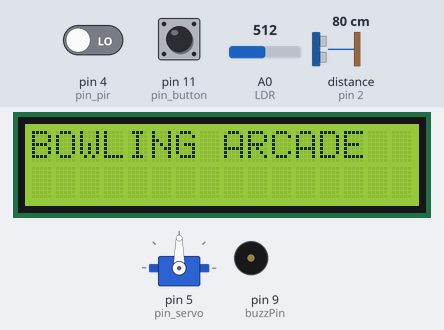
Simulated run of this sketch. Board: Arduino Uno, built with avr-gcc and run on an emulated ATmega328P. Shown: servo, 16×2 character LCD, buzzer (waves = sounding). Wiring (inferred from the names in the program): ultrasonic range finder: trigger pin 3; echo pin 2. Inputs (shaded band) come from the test bench; at power-on: distance to the obstacle (sensor on pin 2) 80 cm, pin 4 (pin_pir) LOW, pin 11 (pin_button) HIGH, A0 (LDR) = 512. The echo pulse lasts 58.3 µs per cm; what the sketch prints to the serial monitor is not drawn.

Above: at 1.2 s.
1.3 s: distance to the obstacle (sensor on pin 2) set to 11 cm
4.3 s: distance to the obstacle (sensor on pin 2) set to 8 cm
At 5.2 s:
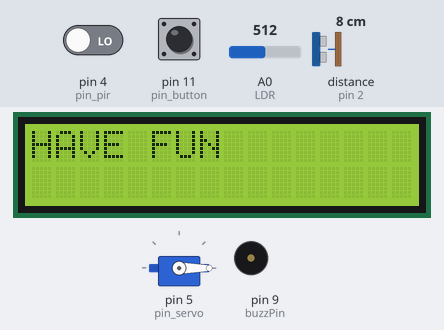
7.3 s: pin 4 (pin_pir) driven HIGH
At 9.6 s:
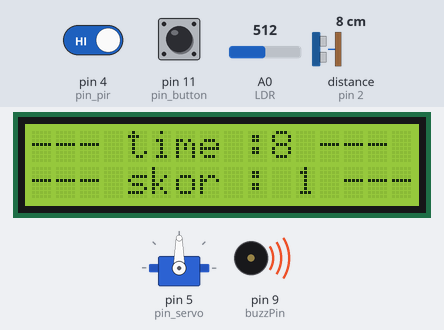
10.3 s: pin 4 (pin_pir) driven LOW
13.3 s: pin 11 (pin_button) pulled LOW for 1 s
At 15.8 s:
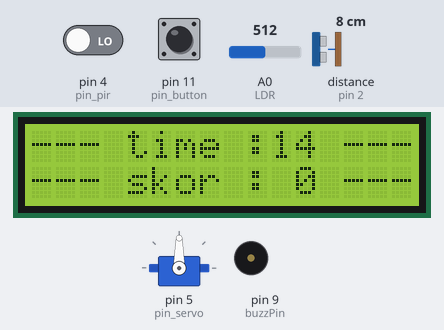
15.9 s: distance to the obstacle (sensor on pin 2) set to 18 cm
At 17.5 s:
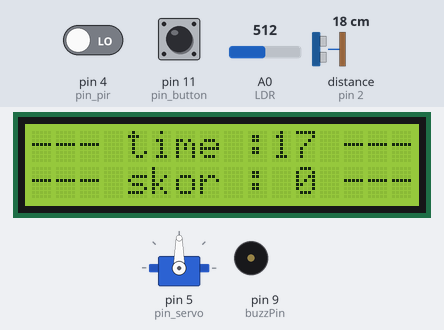
Timing chart, 0 to 34.0 s (numbered marks = the images above; inputs shaded):
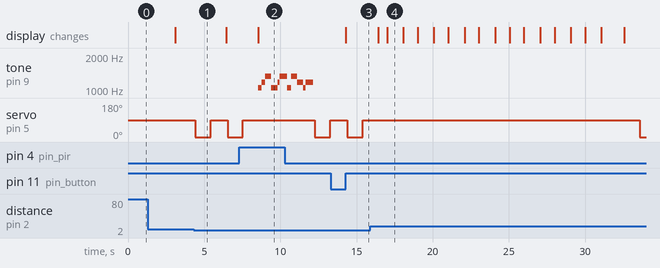

The sketch:

src_code.ino
```cpp
//library servo
#include <Servo.h>
Servo myservo;

//library lcd
#include <LiquidCrystal_I2C.h>
#include <Wire.h>
LiquidCrystal_I2C lcd(0x27, 16, 2);

//inisiasi skor awal = 0
int skor = 0;          //kondisi skor awal main
bool play = false;     //boolean main
bool tanda = true;     //boolean tanda waktu mulai
bool mulai = false;    // boolean kondisi awal lcd

//ldr
int LDR = A0;   //inisiasi pin analog ldr
int nilaiLDR = 0;   //nilai awal ldr = 0

//buzzer
#define buzzPin 9    //inisiasi pin buzzer
int amp = 1500;     //set aplitudo/volume buzzer
int nada[] = {  //inisiasi array nada dasar
  0, 523, 587, 659, 698,  783, 880, 987, 1046, 1174,
  1318, 1396, 1567, 1769, 1975, 2093
};

#define pin_servo 5  //inisiasi pin servo

#define pin_pir 4    //inisiasi pin pir

#define pin_led 12   //inisiasi pin led
#define pin_led1 13

#define trig_pin 3   //inisiasi trig dan echo pin ultrasonik
#define echo_pin 2
unsigned long duration;
unsigned int distance;

#define pin_button 11    //inisiasi pin button

void setup()
{
  pinMode(pin_pir, INPUT);

  pinMode(trig_pin, OUTPUT);
  pinMode(echo_pin, INPUT);

  myservo.attach(pin_servo);

  lcd.init();
  lcd.backlight();

  pinMode(buzzPin, OUTPUT);

  pinMode(pin_button, INPUT_PULLUP);

  Serial.begin(9600);

}


void loop()
{
  arcade();

  ldr();

  status_led();

  ultrasonik();

  //monitoring sensor di serial monitor
  Serial.println((String)"ultrasonik: "+distance+" cm");
  Serial.println((String)"sensor pir: "+digitalRead(pin_pir));
  Serial.println ((String)"Nilai LDR : "+nilaiLDR);
  Serial.println ();

  buka_servo();

  button_reset();

  int start;    //variabel menampung nilai waktu mulai
  int temp;     //variabel antisipasi bug
  //kondisi permainan dimulai
  if(play == true)
  {
    if(tanda == true)
    {
      start = millis() / 999;
      tanda = false;
      lcd.clear();
     }
      int waktu = (millis() / 999) - start;
      temp = waktu;
      if(temp <= 30)
      {
        lcd.setCursor(0, 0);
        lcd.print((String)"--- time :"+waktu+" ---");
        hitung();
       }

    if(temp >= 31)
    {
      lcd.clear();
      lcd.setCursor(0, 0);
      lcd.print((String)"   waktu habis  ");
      delay(1500);
      lcd.clear();
      tutup_servo();
      lcd.setCursor(0, 0);
      lcd.print((String)" skor akhir : "+skor);
      delay(5000);
      skor = 0;
      lcd.clear();
      play = false;
      tanda = true;
      mulai = false;
      arcade();
     }
   }
}

//tampilan lcd awal
void arcade()
{
    if(mulai == false)
    {
      lcd.print((String)"BOWLING ARCADE");
      delay(3000);
      lcd.clear();
      lcd.print((String)"HAVE FUN");
      mulai = true;
    }
}

//fungsi menghitung skor dengan sensor pir
void hitung()
{
  if(digitalRead(pin_pir))
  {
    skor = skor + 1;
    lcd.setCursor(0, 1);
    lcd.print((String)"--- skor : "+ skor+" ---");
    tesNada();    //membunyikan nada buzzer
    //monitoring skor di serial monitor
    Serial.println((String)skor);
  }
}

//fungsi pembacaan sensor ulrasonik
void ultrasonik()
{
  digitalWrite(trig_pin, LOW);
  delayMicroseconds(5);
  digitalWrite(trig_pin, HIGH);
  delayMicroseconds(5);
  digitalWrite(trig_pin, LOW);
  duration = pulseIn(echo_pin, HIGH);
  distance = duration / 58.2;
  delay(100);
}

// fungsi pembacaan sensor ldr
void ldr()
{
  nilaiLDR = analogRead(LDR);
}

//fungsi menyatakan status nyala/matinya led dengan sensor ldr
void status_led()
{
  //kondisi gelap maka led nyala
  if(nilaiLDR <= 10)
  {
    digitalWrite(pin_led, HIGH);
    digitalWrite(pin_led1, HIGH);
  }
  //kondisi terang maka led mati
  else
  {
    digitalWrite(pin_led, LOW);
    digitalWrite(pin_led1, LOW);
  }
}

//fungsi membuka sevo memulai permainan
void buka_servo()
{
  //kondisi servo terbuka
  if(distance > 3 && distance <= 8)
    {
      myservo.write(0);
      delay(1000);
      myservo.write(90);
      delay(1000);
      play = true;
    }
}

//fungsi menutup servo permainan selesai
void tutup_servo()
{
    myservo.write(90);
    delay(1000);
    myservo.write(0);
    delay(1000);
}


//fungsi mereset skor
void button_reset()
{
  if(digitalRead(pin_button) == LOW)
  {
    skor = 0;
    lcd.setCursor(0, 1);
    lcd.print((String)"--- skor : "+ skor+" ---");
  }
}

//fungsi set nada me gustas tu
void tesNada()
{
  bunyi(8, 400);
  bunyi(9, 500);
  bunyi(10, 800);
  bunyi(8, 500);
  bunyi(8, 300);
  bunyi(9, 300);
  bunyi(10, 1000);
  bunyi(8, 500);
  bunyi(10, 500);
  bunyi(10, 300);
  bunyi(9, 300);
  bunyi(9, 500);
  bunyi(8, 300);
  bunyi(9, 1000);
  noTone(buzzPin);
}

//fungsi membunyikan nada me gustas tu
void bunyi(int nadaKe, int lama)
{
  tone(buzzPin, nada[nadaKe], amp);
  delay(lama / 2);
}
```

Measured:
- the behaviour switches between 10 and 9 cm on distance to the obstacle (sensor on pin 2) (found by bisection; images 0 and 1)
- after the input at 4.3 s, servo on pin 5 (pin_servo): 90° → 0° after 0.12 s, → 90° 1.0 s later, → 0° 1.1 s later
- after the input at 7.3 s, tone on pin 9 (buzzPin): plays 1046 Hz for 0.20 s, 1174 Hz for 0.25 s, 1318 Hz for 0.40 s, 1046 Hz for 0.40 s, 1174 Hz for 0.15 s, 1318 Hz for 0.33 s, starting after 1.3 s; servo on pin 5 (pin_servo): goes on until 7.5 s, then stays 90°; the display: changes after 1.3 s (image 2)
- after the input at 13.3 s, the display: changes after 1.0 s (image 3)
- what the display in image 4 shows lasts 1.1 s, from 17.0 s to 18.1 s
